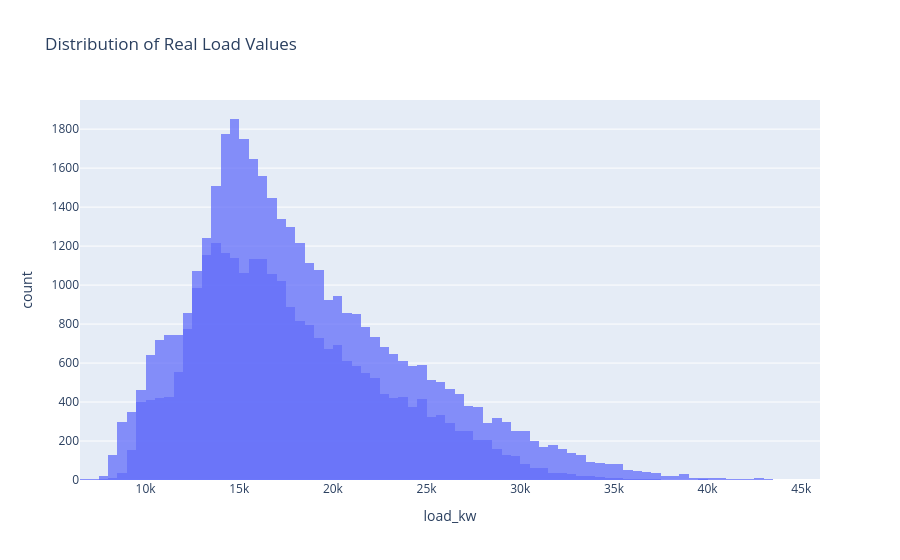

Notebook code cell kept with this figure:
### Markdown cell above
## Auffälligkeiten

- Sprünge zwischen den Monaten (Unterschiedliche Niveaus durch die Faktoren der Dummy Variablen)
- Saisonalität wird abgebildet
- Spitzen in den Daten werden nicht gut abgebildet

### Code cell
# plot distribution of forecasts fs real values

import plotly.express as px
fig = px.histogram(df, x="load_kw", nbins=100, title="Distribution of Real Load Values")
fig.add_trace(px.histogram(df, x="prediction_training", nbins=100).data[0])
#fig.add_trace(px.histogram(df, x="prediction_valiation", nbins=100).data[0])
#fig.add_trace(px.histogram(df, x="prediction_test", nbins=100).data[0])
fig.update_layout(barmode='overlay')
fig.update_traces(opacity=0.75)
fig.show()

### Figure 1 — Plotly figure (JSON) as saved in the notebook; plotly's stock layout.template omitted (floating-point values rounded to 4 significant figures; data arrays with more than 128 entries replaced by an {"elided": "..."} marker saying what was removed)
{"data": [{"bingroup": "x", "hovertemplate": "load_kw=%{x}<br>count=%{y}<extra></extra>", "legendgroup": "", "marker": {"color": "#636efa", "pattern": {"shape": ""}}, "name": "", "nbinsx": 100, "opacity": 0.75, "orientation": "v", "showlegend": false, "type": "histogram", "x": {"elided": "38046 float values"}, "xaxis": "x", "yaxis": "y"}, {"bingroup": "x", "hovertemplate": "prediction_training=%{x}<br>count=%{y}<extra></extra>", "legendgroup": "", "marker": {"color": "#636efa", "pattern": {"shape": ""}}, "name": "", "nbinsx": 100, "opacity": 0.75, "orientation": "v", "showlegend": false, "type": "histogram", "x": {"elided": "38046 float values"}, "xaxis": "x", "yaxis": "y"}], "layout": {"barmode": "overlay", "legend": {"tracegroupgap": 0}, "title": {"text": "Distribution of Real Load Values"}, "xaxis": {"anchor": "y", "domain": [0, 1], "title": {"text": "load_kw"}}, "yaxis": {"anchor": "x", "domain": [0, 1], "title": {"text": "count"}}}}
